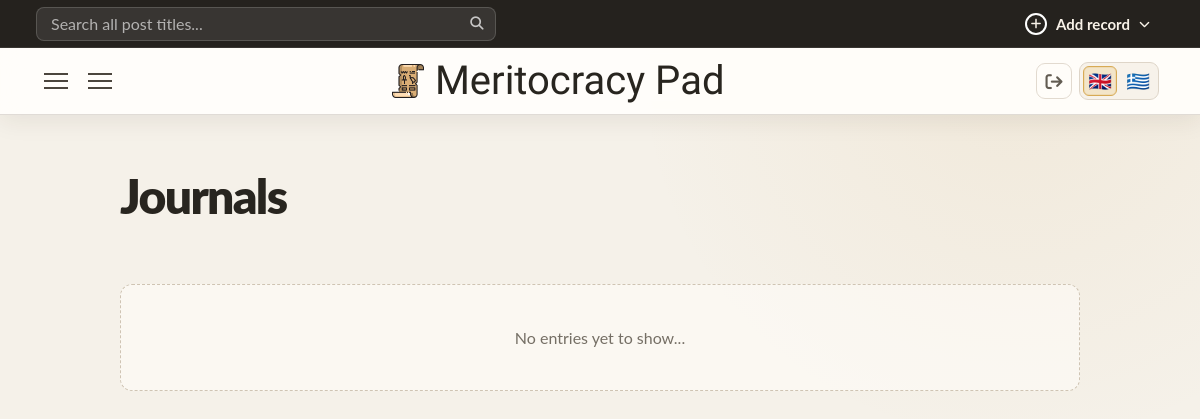
/cnicou/journals/ (signed in), run on an earlier commit of the app's database.
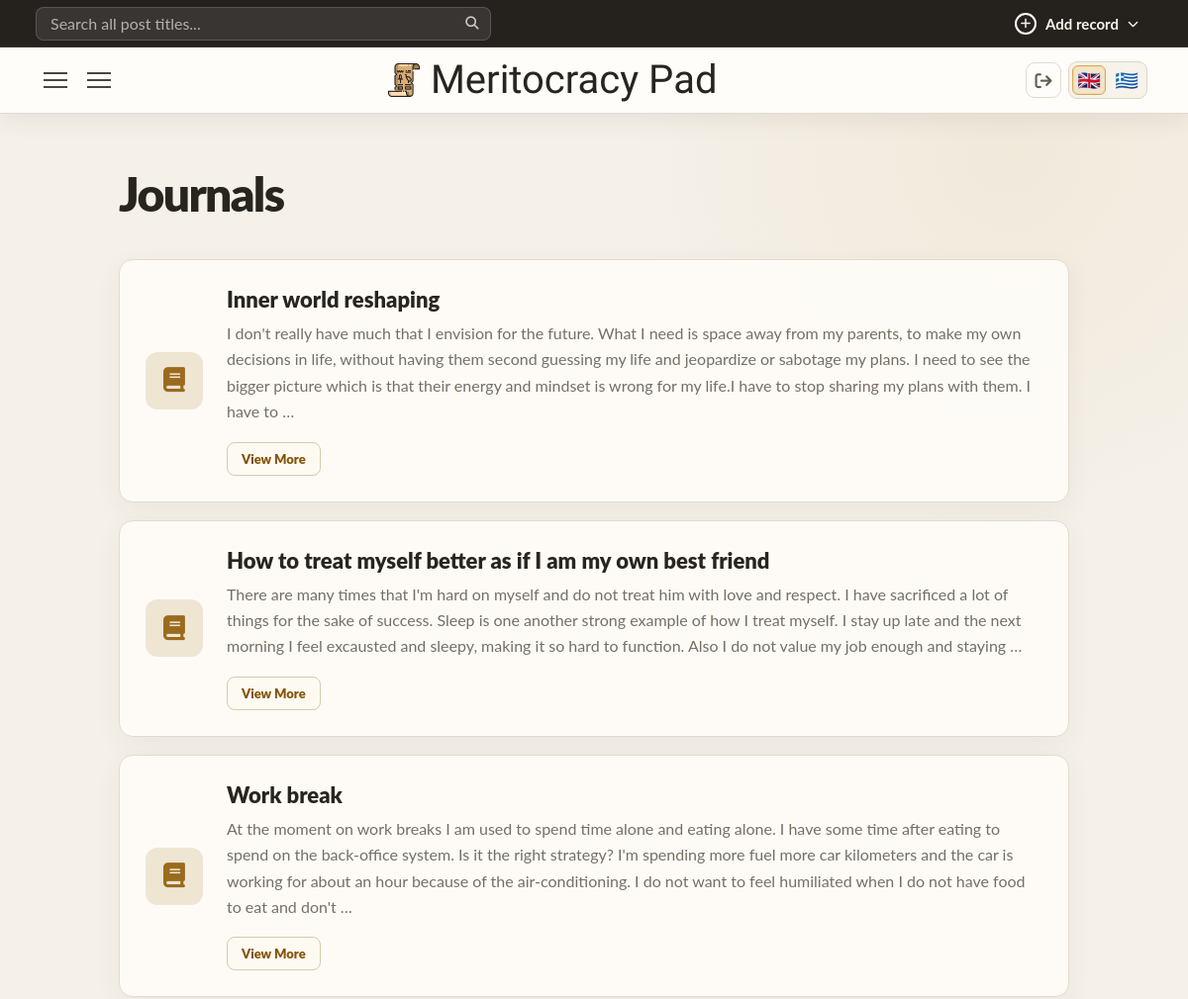
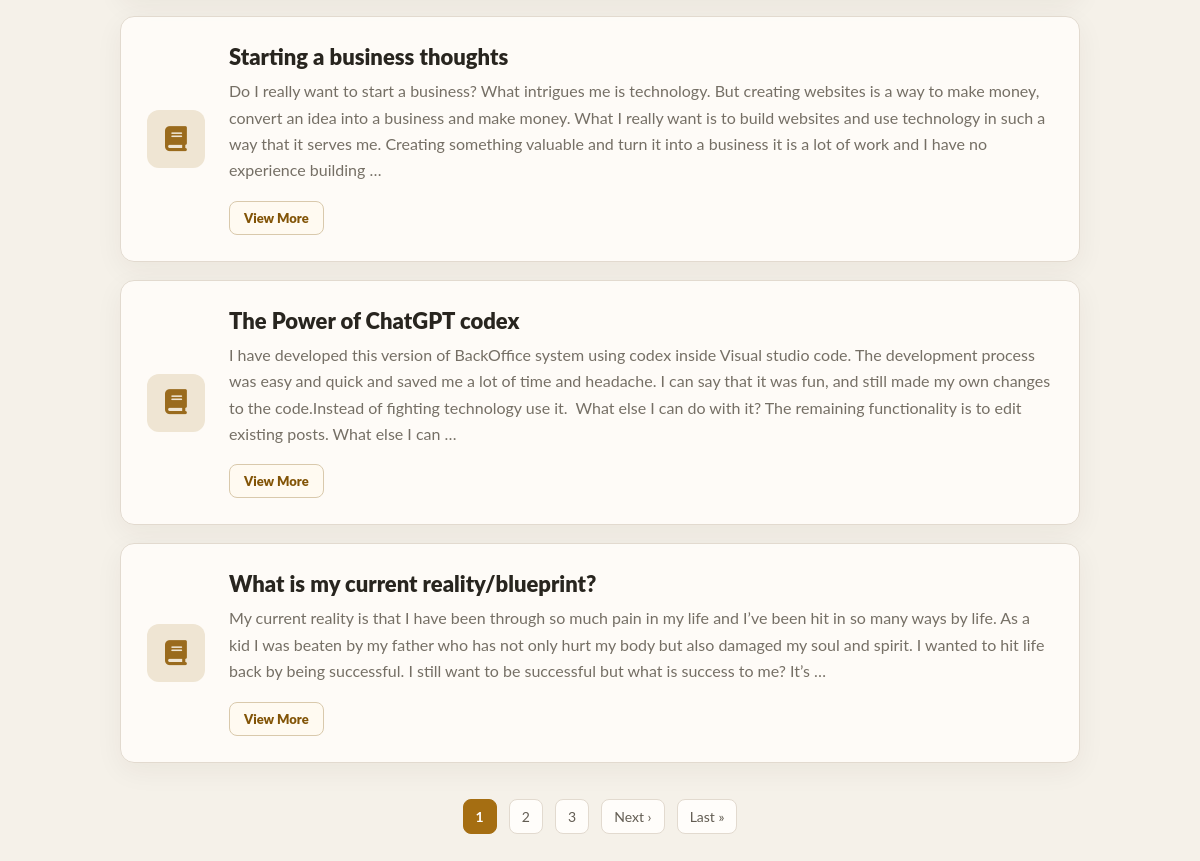
And on a later commit of the database (2 pictures, top to bottom).
### core/models.py (models this page shows, shortened)
class UserOwnedModel(models.Model):
    user = models.ForeignKey(
        settings.AUTH_USER_MODEL,
        on_delete=models.CASCADE,
        related_name="%(class)s_records",
        null=True,
        blank=True,
    )
    class Meta:
        abstract = True
        constraints = [
            models.UniqueConstraint(
                fields=("user", "slug"),
                name="unique_%(class)s_user_slug",
            )
        ]

class Journal(UserOwnedModel):
    title = models.CharField(max_length=255)
    slug = models.SlugField(blank=True)
    created_at = models.DateTimeField(auto_now_add=True)
    content = CKEditor5Field('Content', config_name='extends')  # or 'default'
    category = models.ForeignKey(
        JournalCategory,
        on_delete=models.CASCADE,
        related_name="journals_by_category",
        null=True
    )
    subcategory = models.ForeignKey(
        JournalSubcategory,
        on_delete=models.CASCADE,
        related_name="journals_by_subcategory",
        blank=True,
        null=True
    )
    tags = models.ManyToManyField(
        JournalTag,
        related_name="journals_by_tag",
        blank=True
    )

### core/views.py (the view)
# urls.py: path("journals/",views.journal_index,name="journal_index"),
@workspace_login_required
def journal_index(request):
    journals = records_for_user(Journal, request.user).order_by("-created_at")
    paginator = Paginator(journals, 6) # Show 9 per page.
    page_number = request.GET.get('page')
    page_obj = paginator.get_page(page_number)
    journal_tags = taxonomy_for_user(JournalTag, request.user)
    journal_categories = taxonomy_for_user(JournalCategory, request.user)
    for category in journal_categories:
        category.sub_categories = category.subcategories.filter(user=request.user)
    return render(request,"core/view/journal.html",{
        "article":journals,
        "page_obj":page_obj,
        "article_categories":journal_categories,
        "article_tags":journal_tags
    })

### core/context_processors.py (called while the page is built)
def workspace_record_type(request):
    match = getattr(request, "resolver_match", None)
    if match is None:
        return {}
    record_type = match.kwargs.get("record_type")
    if not record_type:
        url_name = match.url_name or ""
        record_type = "article" if url_name == "index" else url_name.split("_", 1)[0]
    if record_type not in WORKSPACE_RECORD_TYPES:
        return {}
    return {"workspace_record_type": record_type}

### core/taxonomy.py (called while the page is built)
def default_category_first(queryset):
    return queryset.annotate(
        _default_category_order=Case(
            When(slug=DEFAULT_CATEGORY_SLUG, then=Value(0)),
            default=Value(1),
            output_field=IntegerField(),
        )
    ).order_by("_default_category_order", "name")

def is_category_model(model):
    return issubclass(model, BaseCategory)

### core/views.py (called while the page is built)
def records_for_user(model, user):
    return model.objects.filter(user=user)

def taxonomy_for_user(model, user):
    queryset = model.objects.filter(user=user)
    if is_category_model(model):
        return default_category_first(queryset)
    return queryset.order_by("name")

### core/templates/core/view/journal.html (shortened to what this page needs)
{% extends 'core/base.html' %}
{% block main %}
<div class="grid">
    <div class="grid-right">
        <div class="grid-right-wraper">
            <h1 class="post-type-title">Journals</h1>
            {% for article in page_obj %}
                <article class="preview">
                    <div class="icon">
                        <i class="fa-solid fa-book"></i>
                    </div>
                    <div class="content">
                        <h2>{{article.title}}</h2>
                        <p>{{article.content | safe | striptags | truncatewords:70 }}</p>
                        <a class="view-single-btn" href="{% url 'journal_single' request.user.username article.slug %}">View More</a>
                    </div>
                </article>
            {% empty %}
                <p class="no-entries">No entries yet to show...</p>
            {% endfor %}
            {%  if page_obj.paginator.num_pages > 1 %}
                <div class="pagination">
                    {% for num in page_obj.paginator.page_range %}
                        {% if num > page_obj.number|add:'-3' and num < page_obj.number|add:'3' %}
                            {% if page_obj.number == num %}
                                <span class="current">{{ num }}</span>
                            {% else %}
                                <a href="?page={{ num }}">{{ num }}</a>
                            {% endif %}
                        {% endif %}
                    {% endfor %}
                    {% if page_obj.has_next %}
                        <a href="?page={{ page_obj.next_page_number }}">Next ›</a>
                        <a href="?page={{ page_obj.paginator.num_pages }}">Last »</a>
                    {% endif %}
                </div>
            {% endif %}
    </div>
    </div>
</div>
{% endblock %}

What changed in the data, as far as the page shows it:
added Journal: title "Inner world reshaping", content "I don't really have much that I envision for the future. What I need is space away from my parents, to make my own decisions in life, without having them second guessing my life and jeopardize or sabotage my plans. I need to see the bigger picture which is that their energy and mindset is wrong for my life.I have to stop sharing my plans with them. I have to …"
added Journal: title "How to treat myself better as if I am my own best friend", content "There are many times that I'm hard on myself and do not treat him with love and respect. I have sacrificed a lot of things for the sake of success. Sleep is one another strong example of how I treat myself. I stay up late and the next morning I feel excausted and sleepy, making it so hard to function. Also I do not value my job enough and staying …"
added Journal: title "Work break", content "At the moment on work breaks I am used to spend time alone and eating alone. I have some time after eating to spend on the back-office system. Is it the right strategy? I'm spending more fuel more car kilometers and the car is working for about an hour because of the air-conditioning. I do not want to feel humiliated when I do not have food to eat and don't …"
added Journal: title "Starting a business thoughts", content "Do I really want to start a business? What intrigues me is technology. But creating websites is a way to make money, convert an idea into a business and make money. What I really want is to build websites and use technology in such a way that it serves me. Creating something valuable and turn it into a business it is a lot of work and I have no experience building …"
added Journal: title "The Power of ChatGPT codex", content "I have developed this version of BackOffice system using codex inside Visual studio code. The development process was easy and quick and saved me a lot of time and headache. I can say that it was fun, and still made my own changes to the code.Instead of fighting technology use it. What else I can do with it? The remaining functionality is to edit existing posts. What else I can …"
added Journal: title "What is my current reality/blueprint?", content "My current reality is that I have been through so much pain in my life and I’ve been hit in so many ways by life. As a kid I was beaten by my father who has not only hurt my body but also damaged my soul and spirit. I wanted to hit life back by being successful. I still want to be successful but what is success to me? It’s …"
Also different on the page:
new list line: "1"
new list line: "2"
new list line: "3"
text no longer shown: "No entries yet to show..."
text now shown: "Next › Last »"
